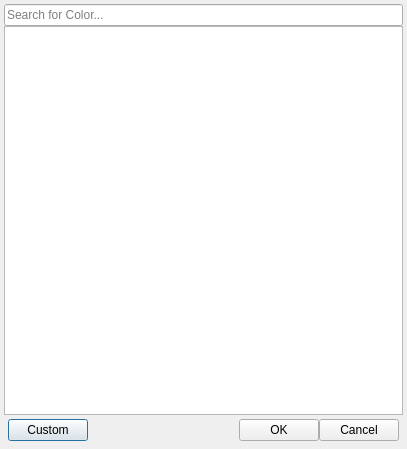
<?xml version="1.0" encoding="UTF-8"?>
<ui version="4.0">
 <class>UIColorPicker</class>
 <widget class="QDialog" name="UIColorPicker">
  <property name="geometry">
   <rect>
    <x>0</x>
    <y>0</y>
    <width>407</width>
    <height>449</height>
   </rect>
  </property>
  <property name="windowTitle">
   <string>Color Picker</string>
  </property>
  <layout class="QVBoxLayout" name="verticalLayout_2">
   <property name="spacing">
    <number>2</number>
   </property>
   <property name="leftMargin">
    <number>4</number>
   </property>
   <property name="topMargin">
    <number>4</number>
   </property>
   <property name="rightMargin">
    <number>4</number>
   </property>
   <property name="bottomMargin">
    <number>4</number>
   </property>
   <item>
    <widget class="QFrame" name="m_grpColorPicker">
     <layout class="QVBoxLayout" name="verticalLayout">
      <property name="spacing">
       <number>0</number>
      </property>
      <property name="leftMargin">
       <number>0</number>
      </property>
      <property name="topMargin">
       <number>0</number>
      </property>
      <property name="rightMargin">
       <number>0</number>
      </property>
      <property name="bottomMargin">
       <number>0</number>
      </property>
      <item>
       <widget class="QLineEdit" name="m_txtSearch">
        <property name="inputMask">
         <string/>
        </property>
        <property name="text">
         <string/>
        </property>
        <property name="placeholderText">
         <string>Search for Color...</string>
        </property>
       </widget>
      </item>
      <item>
       <widget class="QListWidget" name="m_lstColors"/>
      </item>
      <item>
       <layout class="QHBoxLayout" name="horizontalLayout">
        <property name="leftMargin">
         <number>4</number>
        </property>
        <property name="topMargin">
         <number>4</number>
        </property>
        <property name="rightMargin">
         <number>4</number>
        </property>
        <property name="bottomMargin">
         <number>4</number>
        </property>
        <item>
         <widget class="QPushButton" name="m_btnCustom">
          <property name="text">
           <string>Custom</string>
          </property>          
         </widget>
        </item>
        <item>
         <spacer name="horizontalSpacer">
          <property name="orientation">
           <enum>Qt::Horizontal</enum>
          </property>
          <property name="sizeHint" stdset="0">
           <size>
            <width>40</width>
            <height>20</height>
           </size>
          </property>
         </spacer>
        </item>
        <item>
         <widget class="QPushButton" name="m_btnSelect">
          <property name="text">
           <string>OK</string>
          </property>          
         </widget>
        </item>
        <item>
         <widget class="QPushButton" name="m_btnCancel">
          <property name="text">
           <string>Cancel</string>
          </property>          
         </widget>
        </item>
       </layout>
      </item>
     </layout>
    </widget>
   </item>
  </layout>
 </widget> 
 <connections/>
</ui>
